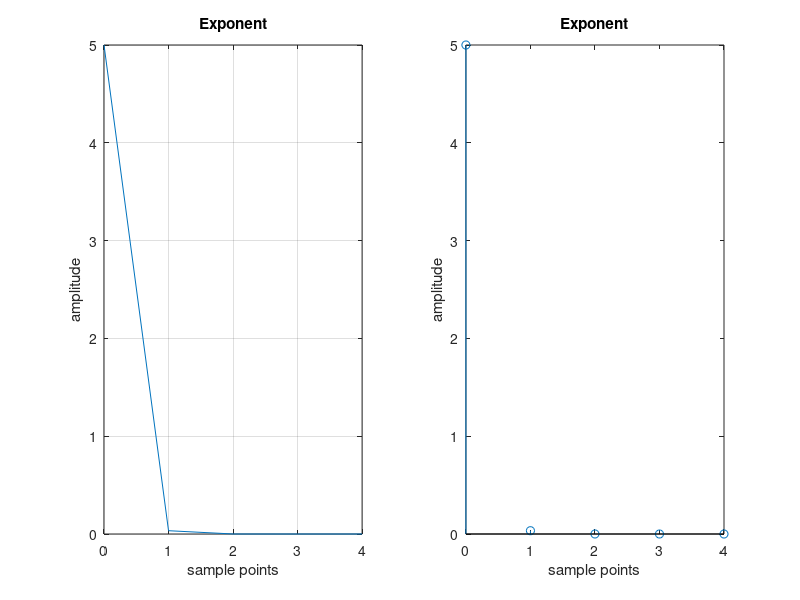

Here is the MATLAB script that generated this plot:
close all;
clear all;
am=input("enter amplitude");
N=input("Enter no of samples:");
dec_factor=input("Enter decay factor:");
samples=0:1:N-1;
subplot(121);
amplitudes=am*exp(-dec_factor*samples);
plot(samples,amplitudes);
xlabel("sample points");
ylabel("amplitude");
title("Exponent");
grid on;
subplot(122);
stem(samples,amplitudes);
title("Exponent");
xlabel("sample points");
ylabel("amplitude");
